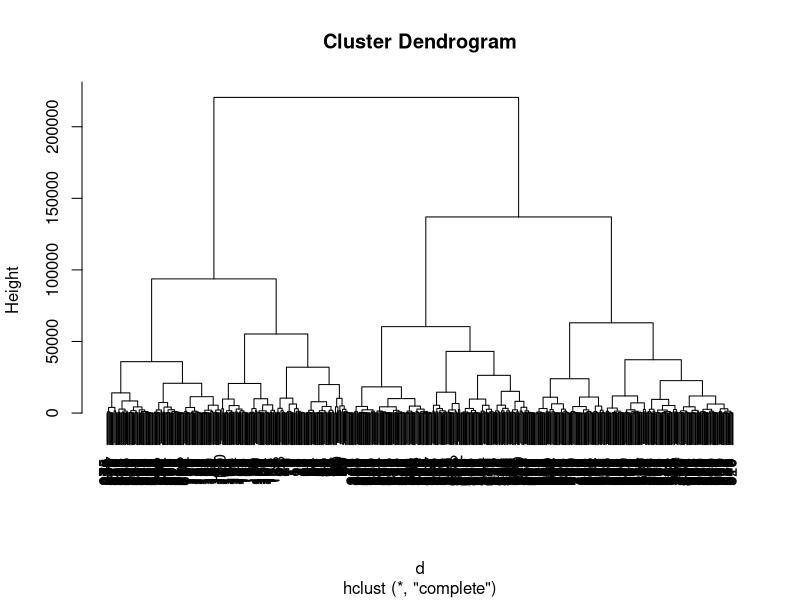
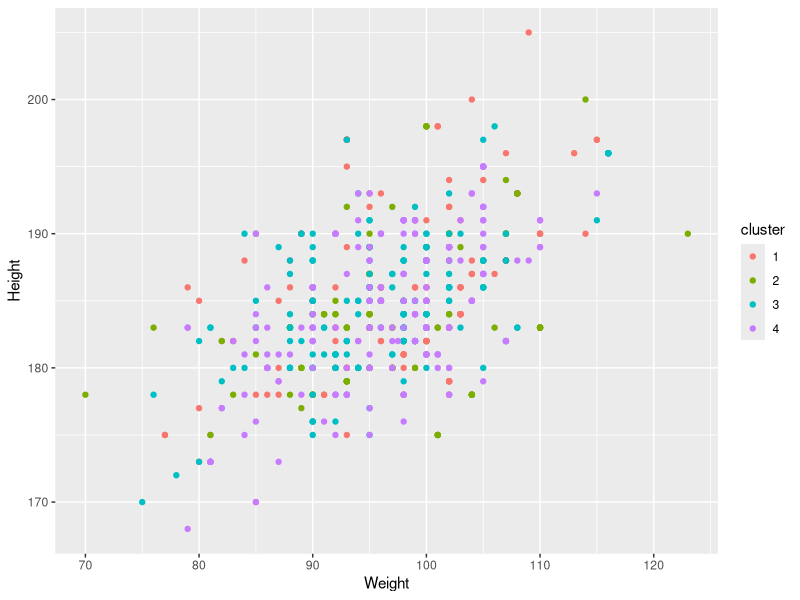
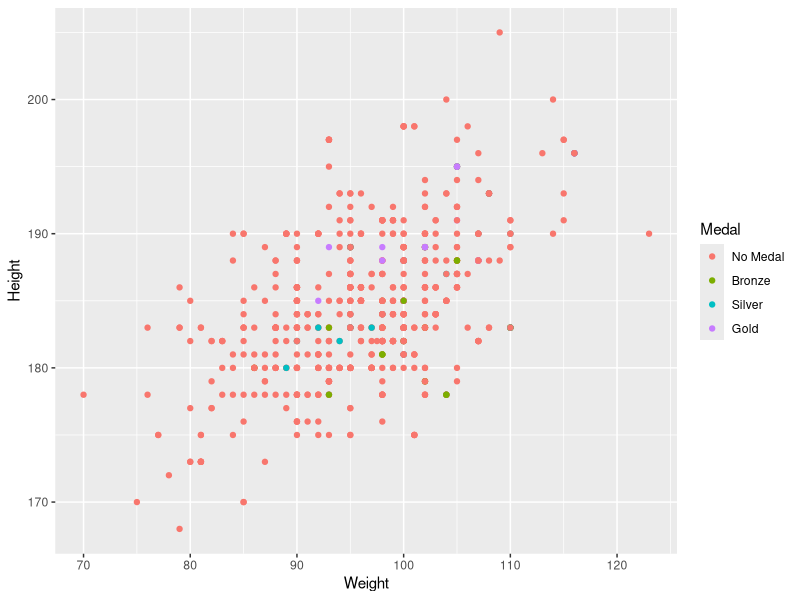
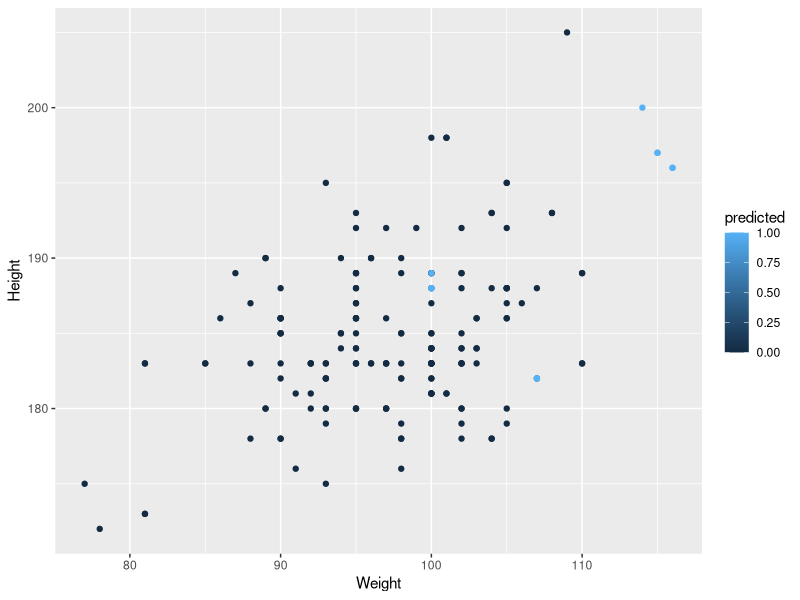
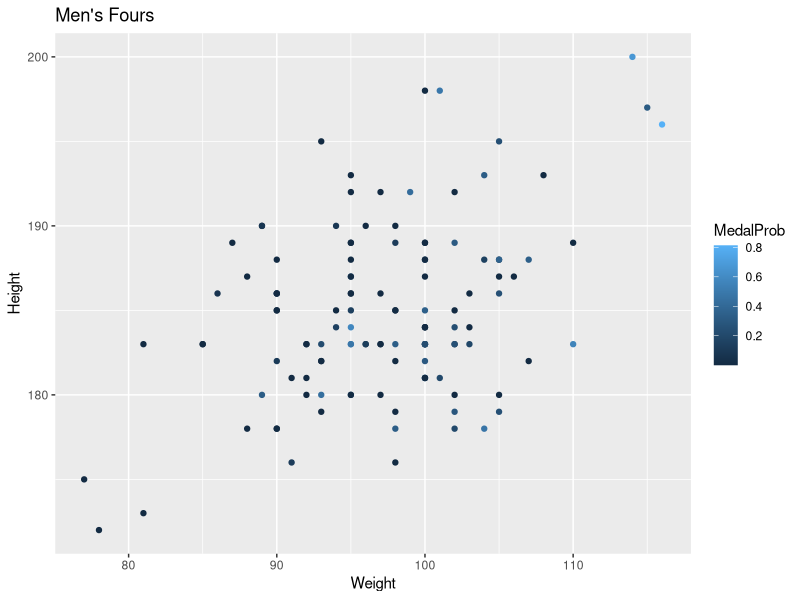
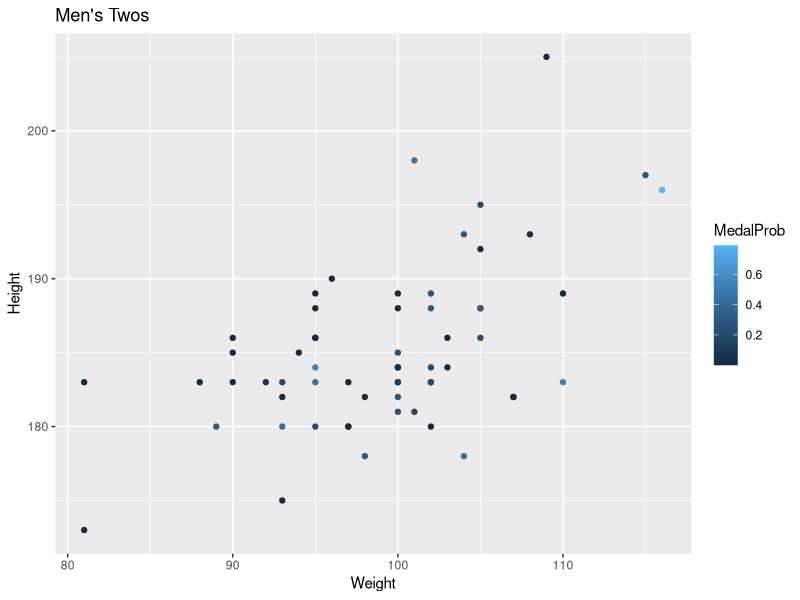
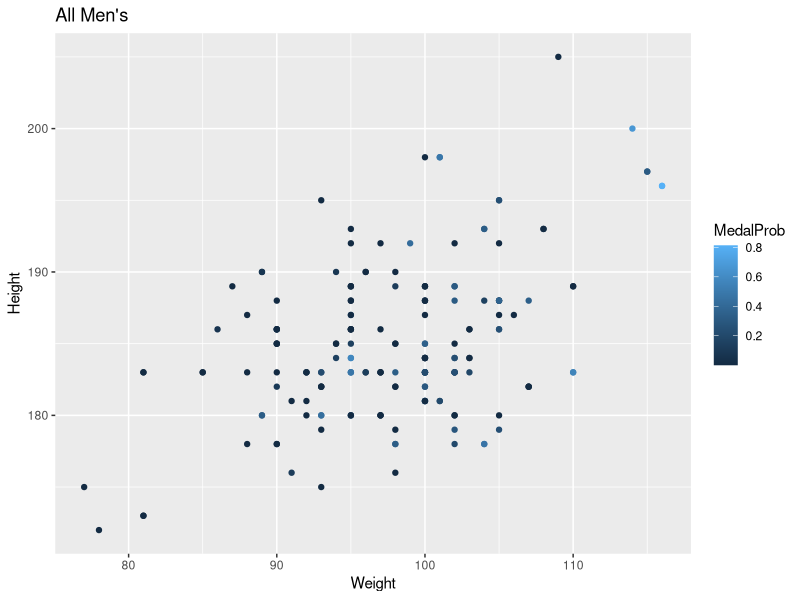
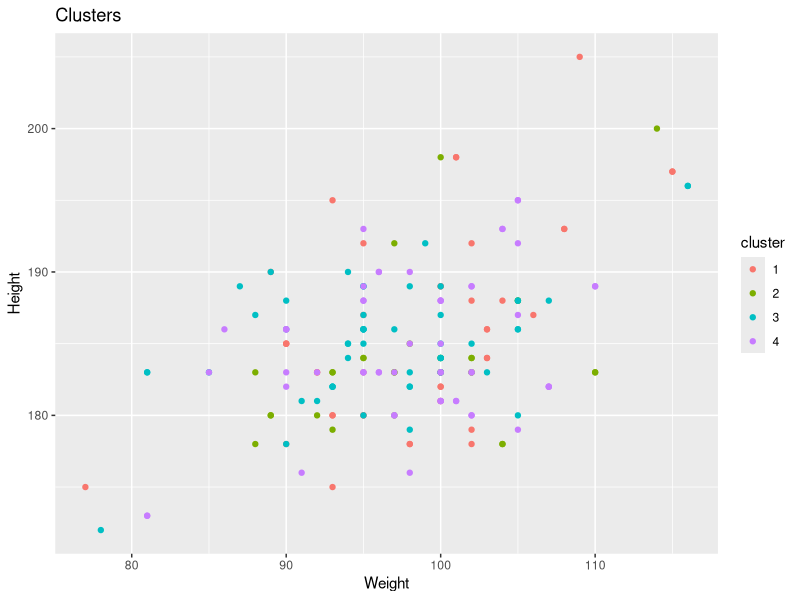

These charts were generated, in order, by the following R code:
## ---- chunk 1
knitr::opts_chunk$set(echo = TRUE)
library(tidyverse)
library(MASS)
library(caret)
library(class)
bobsled = read.csv("athlete_events.csv") %>%
  mutate(Medal = factor(Medal, levels = c("No Medal", "Bronze", "Silver", "Gold", ordered = TRUE)))
set.seed(445)
## ---- chunk 2
d = dist(bobsled, method = 'euclidean')
clust = hclust(d, method = 'complete')
prunclust = cutree(clust, k = 4)
plot(clust)
## ---- chunk 3
df = bobsled %>%
  mutate(cluster = as.character(prunclust))
df %>%
  ggplot(aes(x = Weight,
             y = Height,
             col = cluster)) + 
  geom_point()
## ---- chunk 4
bobsled %>%
  ggplot() + 
  geom_point(aes(x = Weight,
                 y = Height,
                 col = Medal))
## ---- chunk 5
df %>%
  group_by(cluster) %>%
  summarise(Gold = sum(Medal == 'Gold'),
            Silver = sum(Medal == 'Silver'),
            Bronze = sum(Medal == 'Bronze'),
            DNM = sum(Medal == 'No Medal'))
## ---- chunk 6
bobsledT = bobsled %>%
  filter(Year != 2014)
bobsled14 = bobsled %>%
  filter(Year == 2014)
bobsled14 = na.omit(bobsled14)
## ---- chunk 7
bobknn = knn3(MedalBin ~ Age + Height + Weight, data = bobsledT, k = 3)
bobpred = predict(bobknn, newdata = bobsled14)
bobpredvec = c(ifelse(bobpred[,1] > .5, 0, 1))
confusion = table(actual = bobsled14$MedalBin, predicted = bobpredvec)
confusion
## ---- chunk 8
plotframe = data.frame(bobsled14, predicted = bobpredvec)
ggplot() + 
  geom_point(aes(x = Weight,
                 y = Height,
                 col = predicted),
             data = plotframe)
## ---- chunk 9
probit = polr(as.factor(Medal) ~ Age + Weight + Height + Event + NOC, data = bobsledT, Hess = TRUE)
probpred = predict(probit, newdata = bobsled14, type = 'probs')
summary(probit)
probitDf = cbind(bobsled14, probpred)

## ---- chunk 10
probitDf %>% 
  filter(Event == "Bobsleigh Men's Four") %>%
  mutate(MedalProb = Gold + Silver + Bronze) %>% 
  group_by(Team) %>%
  summarize(Win = round(mean(MedalProb), digits = 4)) %>%
  arrange(desc(Win))
## ---- chunk 11
probitDf %>% 
  filter(Event == "Bobsleigh Men's Two") %>%
  mutate(MedalProb = Gold + Silver + Bronze) %>% 
  group_by(Team) %>%
  summarize(Win = round(mean(MedalProb), digits = 4)) %>%
  arrange(desc(Win))
## ---- chunk 12
probitDf %>% 
  filter(Event == "Bobsleigh Men's Four") %>%
  mutate(MedalProb = Gold + Silver + Bronze) %>% 
  ggplot() + 
  geom_point(aes(x = Weight,
                 y = Height,
                 col = MedalProb)) + 
  ggtitle("Men's Fours")
## ---- chunk 13
probitDf %>% 
  filter(Event == "Bobsleigh Men's Two") %>%
  mutate(MedalProb = Gold + Silver + Bronze) %>% 
  ggplot() + 
  geom_point(aes(x = Weight,
                 y = Height,
                 col = MedalProb)) + 
  ggtitle("Men's Twos")
## ---- chunk 14
probitDf %>%
  mutate(MedalProb = Gold + Silver + Bronze) %>%
  ggplot() + 
  geom_point(aes(x = Weight,
                 y = Height,
                 col = MedalProb)) + 
  ggtitle("All Men's")

df %>%
  filter(Year == 2014) %>%
  ggplot(aes(x = Weight,
             y = Height,
             col = cluster)) + 
  geom_point() + 
  ggtitle("Clusters")
